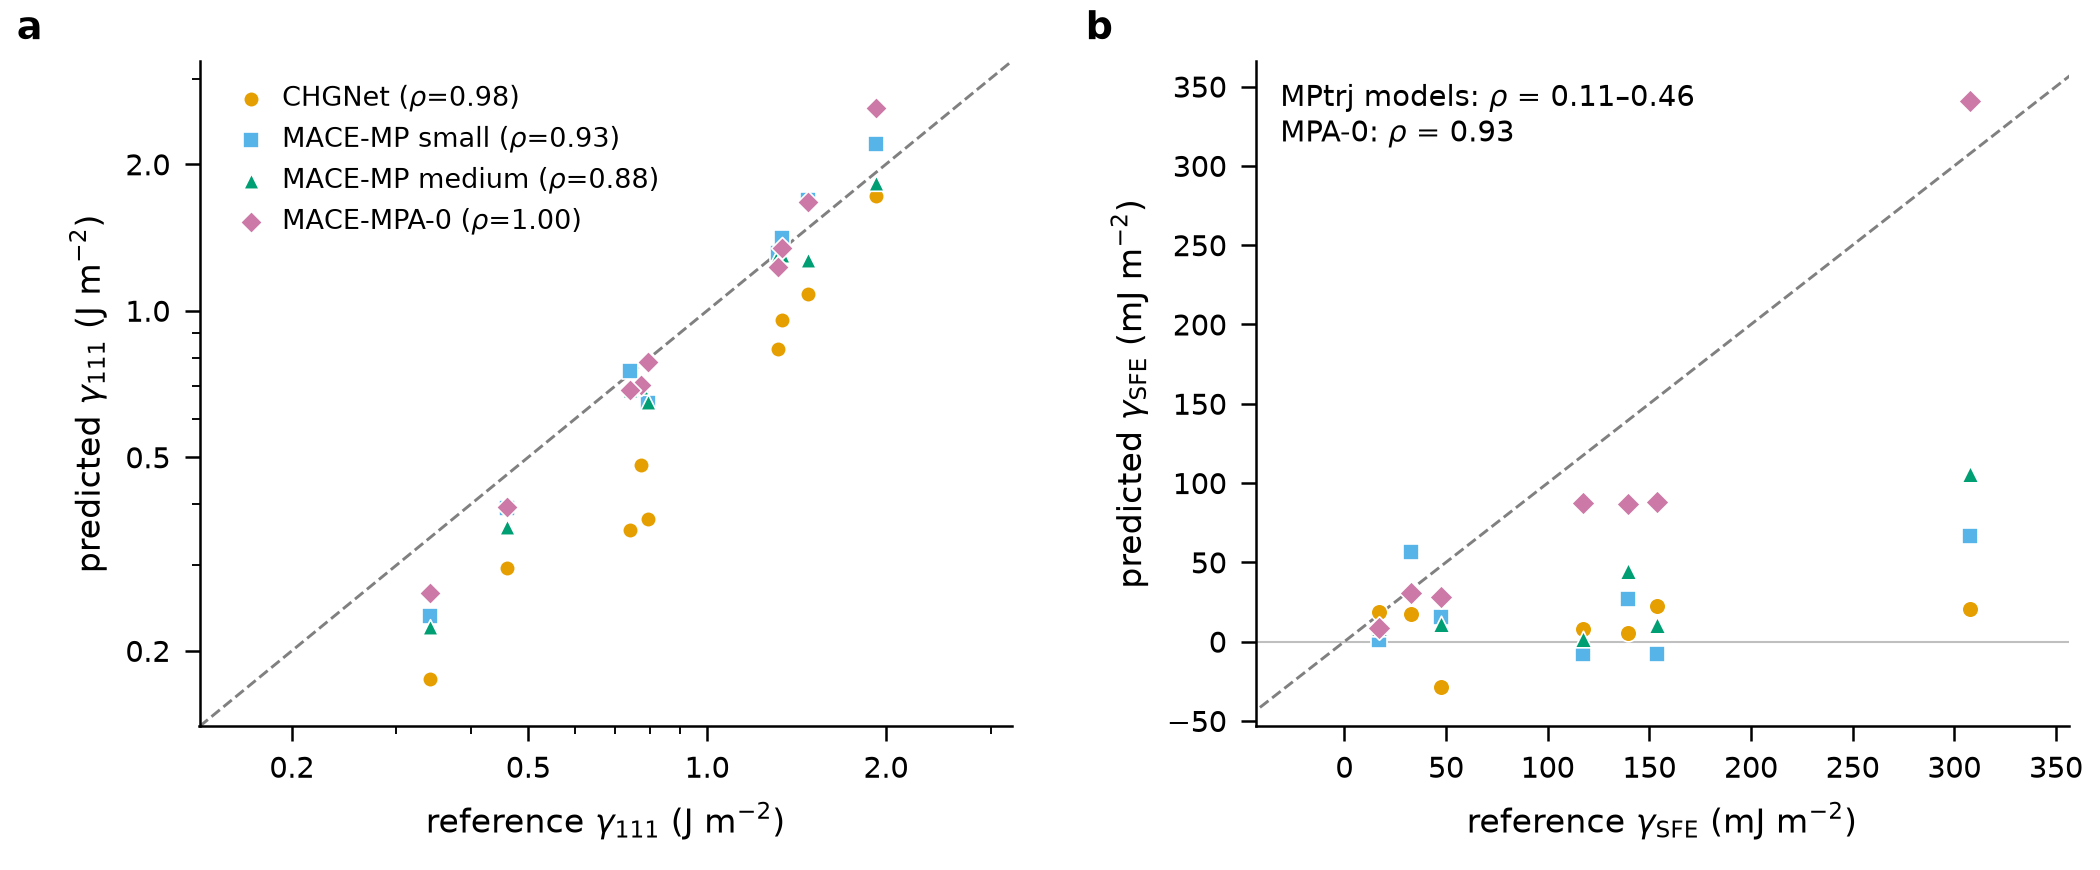

The script that drew this image:
"""Fig 2 — ordinal faithfulness and its single fracture (7 in, two panels).

(a) Predicted vs reference gamma_111 for the 9 fcc metals, all 4 models,
    log-log, Spearman rank correlations annotated per model.
(b) Predicted vs reference stacking-fault energy (7 fcc metals with bound
    references), linear axes: the MPtrj-trained models' rank collapse vs
    the OMat-lineage MACE-MPA-0.
"""

from __future__ import annotations

import numpy as np
from matplotlib import pyplot as plt
from matplotlib import ticker as mticker

import common as C


def _pairs(
    dataset: C.Dataset, model: str, prop: str, materials: tuple[str, ...]
) -> tuple[np.ndarray, np.ndarray]:
    preds, refs = [], []
    for material in materials:
        rec = dataset.cell(material, model).prop(prop)
        if rec is None or rec.reference is None:
            raise C.DataConsistencyError(
                f"({material}, {model}) missing bound {prop}"
            )
        preds.append(rec.predicted)
        refs.append(rec.reference)
    return np.asarray(preds), np.asarray(refs)


def build() -> dict:
    C.apply_style()
    dataset = C.load_dataset()

    sfe_materials = tuple(
        m
        for m in C.FCC_MATERIALS
        if dataset.cell(m, C.MODELS[0]).prop("stacking_fault_energy").reference
        is not None
    )

    fig, (ax_a, ax_b) = plt.subplots(
        1, 2, figsize=(C.DOUBLE_COL_IN, 2.9),
        gridspec_kw={"left": 0.095, "right": 0.985, "top": 0.93,
                     "bottom": 0.165, "wspace": 0.3},
    )

    # ---- panel a: gamma_111, log-log --------------------------------------
    stats_a = {}
    all_vals = []
    for model in C.MODELS:
        pred, ref = _pairs(dataset, model, "gamma_111", C.FCC_MATERIALS)
        rho = C.spearman_rho(pred, ref)
        stats_a[model] = {"spearman_rho": rho, "n": int(pred.size)}
        ax_a.scatter(
            ref, pred,
            s=14, marker=C.MODEL_MARKERS[model], color=C.MODEL_COLORS[model],
            linewidths=0.4, edgecolors="white", zorder=3,
            label=f"{C.MODEL_LABELS[model]} ($\\rho$={rho:.2f})",
        )
        all_vals.extend(ref.tolist())
        all_vals.extend(pred.tolist())
    lo = 0.8 * min(all_vals)
    hi = 1.25 * max(all_vals)
    ax_a.plot([lo, hi], [lo, hi], ls="--", lw=0.7, color="0.5", zorder=1)
    ax_a.set_xscale("log")
    ax_a.set_yscale("log")
    ax_a.set_xlim(lo, hi)
    ax_a.set_ylim(lo, hi)
    ax_a.set_xlabel(r"reference $\gamma_{111}$ (J m$^{-2}$)")
    ax_a.set_ylabel(r"predicted $\gamma_{111}$ (J m$^{-2}$)")
    for axis in (ax_a.xaxis, ax_a.yaxis):
        axis.set_major_locator(mticker.FixedLocator([0.2, 0.5, 1.0, 2.0]))
        axis.set_major_formatter(mticker.ScalarFormatter())
        axis.set_minor_formatter(mticker.NullFormatter())
    ax_a.legend(loc="upper left", handletextpad=0.15)
    ax_a.spines[["top", "right"]].set_visible(False)

    # ---- panel b: SFE fracture, linear ------------------------------------
    stats_b = {}
    sfe_vals = []
    for model in C.MODELS:
        pred, ref = _pairs(dataset, model, "stacking_fault_energy", sfe_materials)
        rho = C.spearman_rho(pred, ref)
        stats_b[model] = {"spearman_rho": rho, "n": int(pred.size)}
        ax_b.scatter(
            ref, pred,
            s=16, marker=C.MODEL_MARKERS[model], color=C.MODEL_COLORS[model],
            linewidths=0.4, edgecolors="white", zorder=3,
        )
        sfe_vals.extend(ref.tolist())
        sfe_vals.extend(pred.tolist())
    lo_b = min(sfe_vals) - 25.0
    hi_b = max(sfe_vals) + 25.0
    ax_b.plot([lo_b, hi_b], [lo_b, hi_b], ls="--", lw=0.7, color="0.5", zorder=1)
    ax_b.axhline(0.0, lw=0.5, color="0.75", zorder=0)
    ax_b.set_xlim(min(sfe_vals) - 15.0, max(r for r in sfe_vals) + 15.0)
    ax_b.set_ylim(lo_b, hi_b)
    ax_b.set_xlabel(r"reference $\gamma_\mathrm{SFE}$ (mJ m$^{-2}$)")
    ax_b.set_ylabel(r"predicted $\gamma_\mathrm{SFE}$ (mJ m$^{-2}$)")
    mptrj_rhos = [stats_b[m]["spearman_rho"] for m in C.MPTRJ_MODELS]
    ax_b.text(
        0.03, 0.97,
        (
            f"MPtrj models: $\\rho$ = {min(mptrj_rhos):.2f}"
            f"–{max(mptrj_rhos):.2f}\n"
            f"MPA-0: $\\rho$ = "
            f"{stats_b['mace-mpa-0-medium']['spearman_rho']:.2f}"
        ),
        transform=ax_b.transAxes, va="top", ha="left", fontsize=7,
    )
    ax_b.spines[["top", "right"]].set_visible(False)
    fig.text(0.008, 0.955, "a", fontsize=9, fontweight="bold")
    fig.text(0.517, 0.955, "b", fontsize=9, fontweight="bold")

    outputs = C.save_figure(fig, "fig2_ordinal_faithfulness")
    plt.close(fig)

    return {
        "figure": "fig2_ordinal_faithfulness",
        "outputs": outputs,
        "inputs": dict(dataset.input_hashes),
        "computation": {
            "panel_a": (
                "predicted vs reference gamma_111, 9 fcc metals x 4 models, "
                "log-log; Spearman rho per model over materials"
            ),
            "panel_b": (
                "predicted vs reference stacking-fault energy over fcc "
                f"metals with bound references {list(sfe_materials)}; "
                "linear axes (negative predictions occur); Spearman rho "
                "per model"
            ),
        },
        "stats": {
            "gamma_111_spearman": stats_a,
            "sfe_spearman": stats_b,
            "sfe_materials": list(sfe_materials),
        },
    }


if __name__ == "__main__":
    import json

    result = build()
    (C.OUT_DIR / "fig2_stats.json").write_text(
        json.dumps(result["stats"], indent=1), encoding="utf-8"
    )
